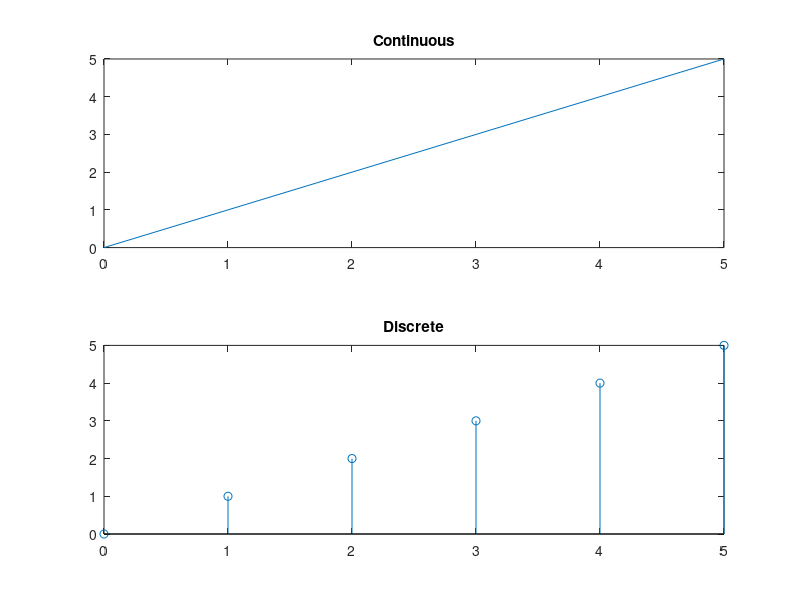

Here is the MATLAB script that generated this plot:
n1 = input('Enter lower limit: ');
n2 = input('Enter upper limit: ');

n = n1:n2;
x = n.*[n>=0];

subplot(2,1,1);
plot(n, x, 'r');
title('Continuous');

subplot(2,1,2);
stem(n, x, 'b');
title('Discrete');


% Shortcut method
n = input('Enter the upper limit: ');
t = 0:n;
subplot(2,1,1);
plot(t,t);
title('Continuous');

subplot(2,1,2);
stem(t,t);
title('Discrete');
